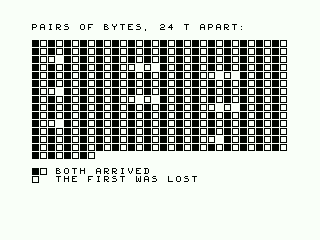
#> input picture ch20/captures/beat24_eu_f0008.png, 320 x 240 px, given in place of beat_eu_f0008.png, which was not available
$ python fig20.py
#> lines starting #> are read from the running program, lines starting #| are printed output that depends on the picture; pictures that were not available may be replaced by others from this repository, and a replacement may not be noted
### tools/meas.py
"""meas.py -- the geometry of the capture, measured once on day 1.

Every later measurement reads pixels through these numbers. Sources: hello.rom
(the paper and the border), the border clock (gen_border.py, meas_border.py),
and the frame flag of counter.rom. 50 Hz machine (MSXBOOK_EU16) unless said.
"""
CAPTURE_W, CAPTURE_H = 320, 240        # screenshot -raw and the recorded film
PAPER_X0, PAPER_Y0 = 32, 24            # top-left pixel of the paper in the capture
PAPER_W, PAPER_H = 256, 192
BORDER_PIXELS = CAPTURE_W * CAPTURE_H - PAPER_W * PAPER_H      # 27 648

T_PER_LINE = 228                       # measured: +228 T moves the stripe one row down
PX_PER_T = 1.5                         # measured: +16 T moves the stripe end 24 pixels
PX_PER_LINE = 342                      # 228 x 1.5: +228 T = +342 in raster order
T_PER_FRAME = {"MSXBOOK_EU16": 71364,  # measured: 313 lines
               "MSXBOOK_JP16": 59736}  # measured: 262 lines
LINES_PER_FRAME = {"MSXBOOK_EU16": 313, "MSXBOOK_JP16": 262}

# openMSX numbers the lines of a frame from 0 (VDP_cycle_in_frame // 1368).
# On the 50 Hz machine, capture row r is frame line r + 45, so the paper
# (rows 24-215) is frame lines 69-260, and the interrupt handler starts in
# frame line 261, 66-70 T-states into the first line under the paper.
FRAME_LINE_OF_ROW0 = {"MSXBOOK_EU16": 45}
PAPER_FRAME_LINE0 = {"MSXBOOK_EU16": 69, "MSXBOOK_JP16": 42}   # JP: from the handler line (234 - 192)

# A register write made by OUT (C),r that starts at T-state t of a line shows
# at capture x = ceil(1.5 t - 16): the colour changes at the next whole pixel.
OUT_C_X_OFFSET = -16

# The columns the VDP draws: 13 of border, 256 of paper, 15 of border. Outside
# them openMSX 20.0 and later repeat the colour of column 19 or 302, where 19.1
# and earlier show a change of colour where it happens (chapter 4, edge.asm).
# Captures are compared between versions inside these columns.
DRAWN = (19, 302)


def paper(x, y):
    """capture coordinates of paper pixel (x, y)"""
    return PAPER_X0 + x, PAPER_Y0 + y


def raster(x, y):
    """position of capture pixel (x, y) in raster order, in pixels of a full line"""
    return y * PX_PER_LINE + x

### ch20/fig20.py
#!/usr/bin/env python3
"""fig20.py - the figures of chapter 20, from the captures.

Parts of captures, set side by side or one under the other, and enlarged by
a whole number, nearest neighbour, to at least 300 dpi at the printed width.
Nothing is added but the white between two panels.
"""
import math
import os
import sys

from PIL import Image

HERE = os.path.dirname(os.path.abspath(__file__))
sys.path.insert(0, os.path.join(os.path.dirname(HERE), "tools"))
sys.path.insert(0, HERE)
import meas  # noqa: E402

CAP = os.path.join(HERE, "captures")
MIN_DPI = 300
WIDTH = {"fig20_1": 10.0, "fig20_2": 14.0, "fig20_3": 10.0, "fig20_4": 10.0, "fig20_5": 10.0,
         "fig20_6": 10.0, "fig20_7": 10.0, "fig20_8": 14.0}
BEAT_ROWS = (0, 20)         # figure 20.1: the label, the 228 pairs, the key
BEATS_ROWS = (0, 17)        # figure 20.2: the label and the 228 pairs
BEATS = (12, 17, 24, 25)    # ... of these four cartridges, two by two
EDGE_ROWS = (0, 5)          # figure 20.4: the label and the four rows
READ_ROWS = (0, 17)         # figure 20.5: the three texts and their labels
GAP = 16


def side_by_side(panels):
    w = sum(p.width for p in panels) + GAP * (len(panels) - 1)
    out = Image.new("RGB", (w, max(p.height for p in panels)), (255, 255, 255))
    x = 0
    for p in panels:
        out.paste(p, (x, 0))
        x += p.width + GAP
    return out


def one_under_other(panels):
    h = sum(p.height for p in panels) + GAP * (len(panels) - 1)
    out = Image.new("RGB", (max(p.width for p in panels), h), (255, 255, 255))
    y = 0
    for p in panels:
        out.paste(p, (0, y))
        y += p.height + GAP
    return out


def enlarge(im, width_cm):
    f = math.ceil(MIN_DPI * width_cm / 2.54 / im.width)
    return im.resize((im.width * f, im.height * f), Image.NEAREST), f


def shot(name):
    return Image.open(os.path.join(CAP, name)).convert("RGB")


def paper_rows(im, rows):
    """character rows rows[0] to rows[1] - 1 of the paper, all its columns"""
    x0, y0 = meas.paper(0, 0)
    return im.crop((x0, y0 + 8 * rows[0], x0 + meas.PAPER_W, y0 + 8 * rows[1]))


def main():
    made = {
        # 20.1 - beat.rom: the pairs, sixteen to a row, in the order of their T-states
        "fig20_1": paper_rows(shot("beat_eu_f0008.png"), BEAT_ROWS),
        # 20.2 - beat12.rom, beat17.rom (above), beat24.rom, beat25.rom (below)
        "fig20_2": one_under_other([side_by_side([paper_rows(shot(f"beat{g}_eu_f0008.png"),
                                                             BEATS_ROWS) for g in pair])
                                    for pair in (BEATS[:2], BEATS[2:])]),
        # 20.3 - speeds.rom: the six loops
        "fig20_3": paper_rows(shot("speeds_eu_f0012.png"), (0, 24)),
        # 20.4 - edge.rom (above) and bottom.rom (below): unrolled OUTI across
        # the top and across the bottom of the paper
        "fig20_4": one_under_other([paper_rows(shot(f"{p}_eu_f0008.png"), EDGE_ROWS)
                                    for p in ("edge", "bottom")]),
        # 20.5 - reads.rom: the text, what INIR read, what INI and JP NZ read
        "fig20_5": paper_rows(shot("reads_eu_f0008.png"), READ_ROWS),
        # 20.6 - sprites.rom: three loops, and four sprites in every line from 128
        "fig20_6": paper_rows(shot("sprites_eu_f0012.png"), (0, 24)),
        # 20.7 - speeds.rom with too_fast_vram_access set to ignore
        "fig20_7": paper_rows(shot("speeds_ignore_eu_f0012.png"), (0, 24)),
        # 20.8 - otir.rom (left) and outi.rom (right): the page
        "fig20_8": side_by_side([paper_rows(shot(f"{p}_eu_f0010.png"), (0, 24))
                                 for p in ("otir", "outi")]),
    }
#> in shot, returned value is the input picture: PIL image 320x240 RGB; mean R, G, B 194.6, 200.4, 193.8
#> in paper_rows, `x0, y0 = meas.paper(0, 0)`: x0 = 32; y0 = 24
#> in paper_rows, `return im.crop((x0, y0 + 8 * rows[0], x0 + meas.PAPER_W, y0 + 8 * rows..`:
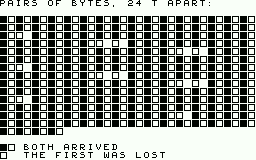
#> returned value: PIL image 256x160 RGB; mean R, G, B 147, 152.6, 146.4
#> call 2 of shot, with name = 'beat12_eu_f0008.png'
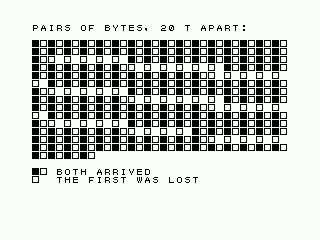
#> input picture ch20/captures/beat_jp_f0008.png, 320 x 240 px, given in place of beat12_eu_f0008.png, which was not available
#> in shot, returned value is the input picture: PIL image 320x240 RGB; mean R, G, B 200.3, 206.1, 199.5
#> call 2 of paper_rows, with rows = (0, 17)
#> in paper_rows (call 2), `return im.crop((x0, y0 + 8 * rows[0], x0 + meas.PAPER_W, y0 + 8 * rows..`:
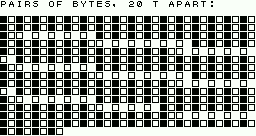
#> returned value: PIL image 256x136 RGB; mean R, G, B 144.7, 150.3, 144.1
#> in side_by_side, `w = sum(p.width for p in panels) + GAP * (len(panels) - 1)`: w = 528
#> in side_by_side, `out = Image.new("RGB", (w, max(p.height for p in panels)), (255, 255, ..`: out: PIL image 528x136 RGB; every value is 255
#> the loop in side_by_side, `for p in panels:` made 2 passes
#> x on passes 1 to 2: 272, 544
#> after the loop in side_by_side, `for p in panels:`:
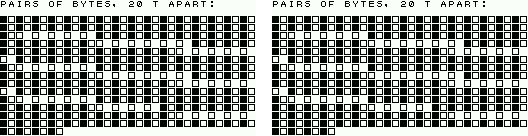
#> out: PIL image 528x136 RGB; mean R, G, B 148.1, 153.5, 147.5
#> after the loop in side_by_side, `for p in panels:`: x = 544
#> call 4 of paper_rows, with rows = (0, 17)
#> in paper_rows (call 4), `return im.crop((x0, y0 + 8 * rows[0], x0 + meas.PAPER_W, y0 + 8 * rows..`:
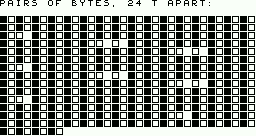
#> returned value: PIL image 256x136 RGB; mean R, G, B 132.2, 137.7, 131.7
    out = {}
    for name, im in made.items():
        big, k = enlarge(im, WIDTH[name])
        path = os.path.join(HERE, f"{name}.png")
        big.save(path)
        out[name] = (path, WIDTH[name], k, big.size)
    return out


if __name__ == "__main__":
#> (the run stopped early here; a loop or call above may not have finished)
